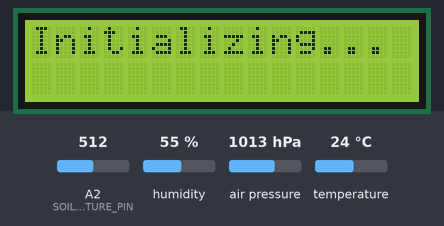
This sketch was run on a simulated Arduino Uno, built with avr-gcc and run on an emulated ATmega328P. On the bench: 16×2 character LCD. Inputs (shaded band) come from the test bench; at power-on: humidity 55 %, air pressure 1013 hPa, A2 (SOIL_MOISTURE_PIN) = 512, temperature 24 °C. What the sketch prints to the serial monitor is not drawn.

Above: at 1.3 s.
1.4 s: humidity set to 22 %
At 4.5 s:
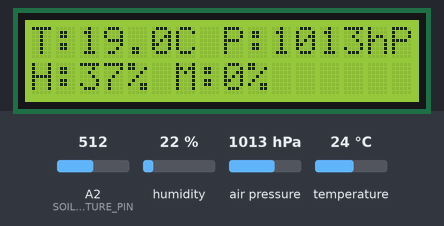
4.8 s: air pressure set to 952 hPa
At 5.9 s:
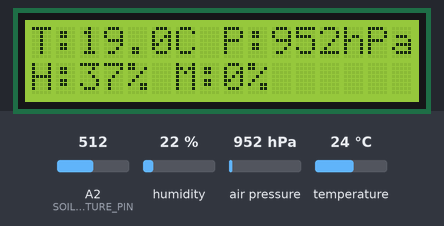
6.9 s: A2 (SOIL_MOISTURE_PIN) set to 306
At 8.3 s:
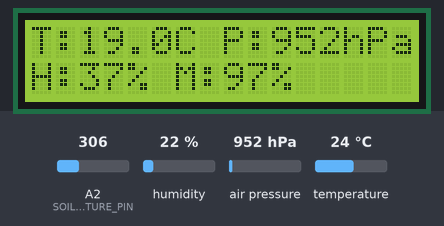
8.9 s: temperature set to 12 °C
At 10.7 s:
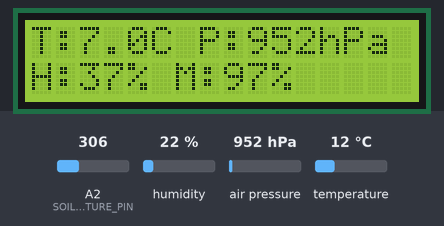
11.0 s: air pressure set to 975 hPa
At 11.9 s:
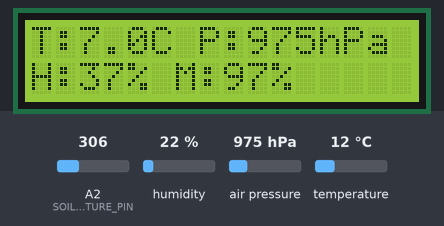
13.0 s: A2 (SOIL_MOISTURE_PIN) set to 30
At 14.3 s:
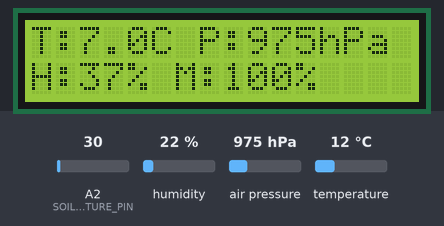
Timing chart, 0 to 16.0 s (numbered marks = the images above; inputs shaded):
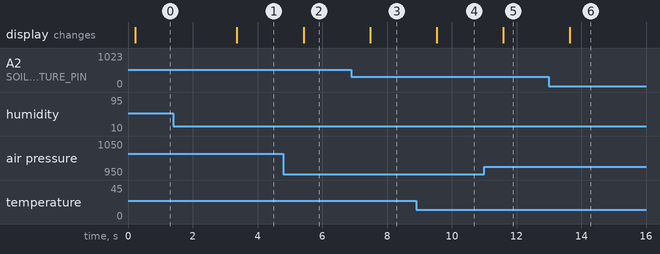

Measured:
- after the input at 1.4 s, the display: changes after 2.0 s (image 1)
- after the input at 4.8 s, the display: changes after 0.62 s (image 2)
- after the input at 6.9 s, the display: changes after 0.58 s (image 3)
- after the input at 8.9 s, the display: changes after 0.63 s (image 4)
- after the input at 11.0 s, the display: changes after 0.59 s (image 5)
- after the input at 13.0 s, the display: changes after 0.64 s (image 6)

The sketch:

accurate.ino
```cpp
#include <Wire.h>
  #include "SPI.h"
  #include <Adafruit_Sensor.h>
  #include "Adafruit_BMP280.h"
  #include <DHT.h>
  #include <LiquidCrystal_I2C.h>

  LiquidCrystal_I2C lcd(0x27, 16, 2);

  Adafruit_BMP280 bmp = Adafruit_BMP280();

  #define DHTPIN A3
  #define DHTTYPE DHT11
  DHT dht(DHTPIN, DHTTYPE);

  #define SOIL_MOISTURE_PIN A2

  const int AirValue = 500;
  const int WaterValue = 300;

  int moisture_value;
  int moisture_percent;
  bool bmp_ok = false;
  unsigned long startTime;

  void setup() {
    Serial.begin(9600);
    Wire.begin();

    delay(100);

    lcd.init();
    lcd.backlight();
    lcd.clear();
    lcd.print("Starting...");

    dht.begin();

    if (bmp.begin() || bmp.begin(0x76) || bmp.begin(0x77)) {
      bmp_ok = true;
      bmp.setSampling(Adafruit_BMP280::MODE_NORMAL,
                      Adafruit_BMP280::SAMPLING_X2,
                      Adafruit_BMP280::SAMPLING_X16,
                      Adafruit_BMP280::FILTER_X16,
                      Adafruit_BMP280::STANDBY_MS_500);

      float test_pressure = bmp.readPressure();
      if (!(test_pressure >= 10 && test_pressure <= 120000)) {
        bmp_ok = false;
        Serial.println("BMP280 Invalid Reading");
      } else {
        Serial.println("BMP280 OK");
      }
    } else {
      Serial.println("BMP280 Not Found");
    }

    startTime = millis();
  }

  void renderLCD(float temperature, float humidity, int moisture_percent, float pressure) {
    lcd.clear();
    lcd.setCursor(0, 0);
    lcd.print("T:");
    lcd.print(temperature, 1);
    lcd.print("C P:");
    if (bmp_ok) {
      lcd.print((int)pressure);
      lcd.print("hPa");
    } else {
      lcd.print("N/A");
    }

    lcd.setCursor(0, 1);
    lcd.print("H:");
    lcd.print(humidity, 0);
    lcd.print("% M:");
    lcd.print(moisture_percent);
    lcd.print("%");
  }

  void loop() {
    float temp = dht.readTemperature()-5.0;
    float hum = dht.readHumidity()+15.0;

    moisture_value = analogRead(SOIL_MOISTURE_PIN);
    moisture_percent = map(moisture_value, WaterValue, AirValue, 100, 0);
    moisture_percent = constrain(moisture_percent, 0, 100);

    if (millis() - startTime < 3000) {
      lcd.clear();
      lcd.setCursor(0, 0);
      lcd.print("Initializing...");
      delay(500);
      return;
    }

    float pressure = 0;
    if (bmp_ok) {
      pressure = bmp.readPressure() / 100.0;
      if (pressure < 800 || pressure > 1200) {
        pressure = 0;
      }
    }

    if (!isnan(temp) && !isnan(hum)) {
      Serial.print("Temp: ");
      Serial.print(temp);
      Serial.print("C  Hum: ");
      Serial.print(hum);
      Serial.print("Raw Moisture: ");
      Serial.println(moisture_value);

      if (bmp_ok && pressure > 0) {
        Serial.print("  Press: ");
        Serial.print(pressure);
        Serial.println("hPa");
      } else {
        Serial.println("  Press: N/A");
      }
      renderLCD(temp, hum, moisture_percent, pressure);
    } else {
      lcd.clear();
      lcd.setCursor(0, 0);
      lcd.print("DHT Error");
      Serial.println("DHT11 Read Error");
    }

    delay(2000);
  }
```
